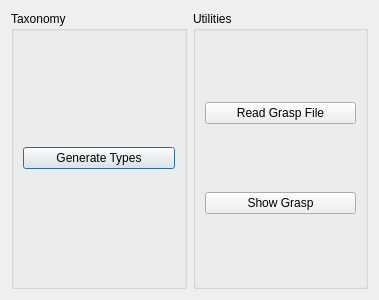
<?xml version="1.0" encoding="UTF-8"?>
<ui version="4.0">
 <class>TaxonomyDlgUI</class>
 <widget class="QDialog" name="TaxonomyDlgUI">
  <property name="geometry">
   <rect>
    <x>0</x>
    <y>0</y>
    <width>379</width>
    <height>300</height>
   </rect>
  </property>
  <property name="windowTitle">
   <string>Dialog</string>
  </property>
  <layout class="QHBoxLayout" name="horizontalLayout">
   <item>
    <widget class="QGroupBox" name="groupBox">
     <property name="title">
      <string>Taxonomy</string>
     </property>
     <layout class="QVBoxLayout" name="verticalLayout_2">
      <item>
       <widget class="QPushButton" name="getClasses_pushButton">
        <property name="text">
         <string>Generate Types</string>
        </property>
       </widget>
      </item>
     </layout>
    </widget>
   </item>
   <item>
    <widget class="QGroupBox" name="utilities_groupBox">
     <property name="title">
      <string>Utilities</string>
     </property>
     <layout class="QVBoxLayout" name="verticalLayout">
      <item>
       <widget class="QPushButton" name="readGraspFile_pushButton">
        <property name="text">
         <string>Read Grasp File</string>
        </property>
       </widget>
      </item>
      <item>
       <widget class="QPushButton" name="showGrasp_pushButton">
        <property name="text">
         <string>Show Grasp</string>
        </property>
       </widget>
      </item>
     </layout>
    </widget>
   </item>
  </layout>
 </widget>
 <resources/>
 <connections>
  <connection>
   <sender>readGraspFile_pushButton</sender>
   <signal>clicked()</signal>
   <receiver>ClassifierDlgUI</receiver>
   <slot>readGraspFile()</slot>
   <hints>
    <hint type="sourcelabel">
     <x>309</x>
     <y>117</y>
    </hint>
    <hint type="destinationlabel">
     <x>459</x>
     <y>131</y>
    </hint>
   </hints>
  </connection>
 </connections>
 <slots>
  <slot>readGraspFile()</slot>
 </slots>
</ui>
